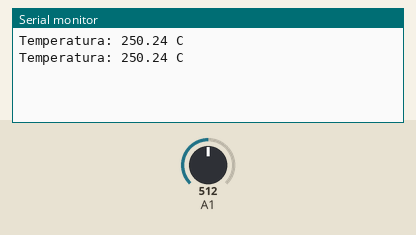
A sketch run on a simulated Arduino Uno, built with avr-gcc and run on an emulated ATmega328P. Parts: the last lines printed to the serial monitor. The test bench sets the inputs (shaded band); at power-on: A1 = 512.

Above: at 1.8 s.
1.9 s: A1 set to 716
At 2.8 s:
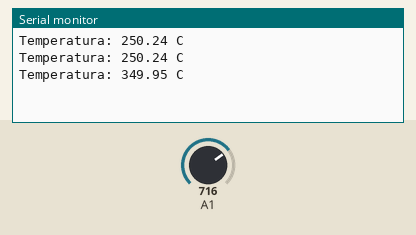
3.4 s: A1 set to 900
At 4.7 s:
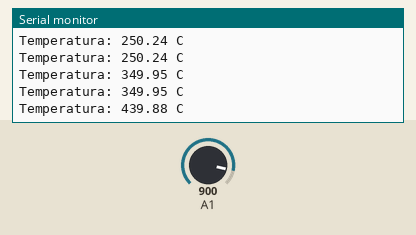
Timing chart, 0 to 6.4 s (numbered marks = the images above; inputs shaded):
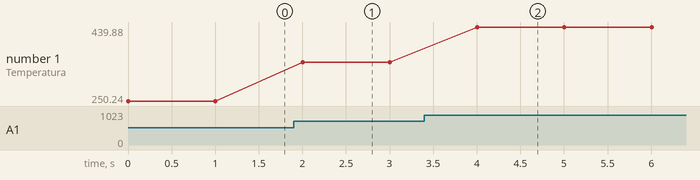

The sketch:

SensorLm35.ino
```cpp
void setup() {
  Serial.begin(9600);
}

void loop() {
  int Value = analogRead(A1);
  float volts = (Value * 5) / 1023.0;
  float temperaturaC = volts * 100;

  Serial.print("Temperatura: ");
  Serial.print(temperaturaC);
  Serial.println(" C");
delay(1000);
}
```

Measured:
- after the input at 1.9 s, the serial monitor: prints a new line after 0.10 s (image 1)
- after the input at 3.4 s, the serial monitor: prints a new line after 0.60 s (image 2)
- plotted number 1: 250.24 → 349.95 after the input at 1.9 s, 349.95 → 439.88 after the input at 3.4 s
